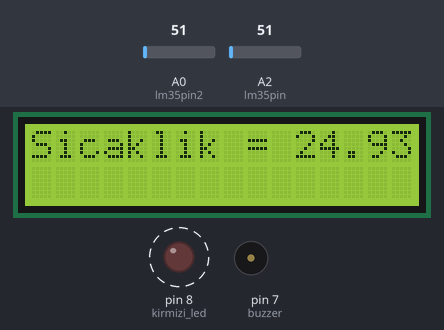
A sketch run on a simulated Arduino Uno, built with avr-gcc and run on an emulated ATmega328P. On the bench: 16×2 character LCD, output pins drawn as LEDs (lit = HIGH), buzzer (waves = sounding, pin HIGH). Dashed ring = blinking. Inputs (shaded band) come from the test bench; at power-on: A0 (lm35pin2) = 51, A2 (lm35pin) = 51. What the sketch prints to the serial monitor is not drawn.

Above: at 1.2 s.
1.3 s: A0 (lm35pin2) set to 33
At 2.9 s:
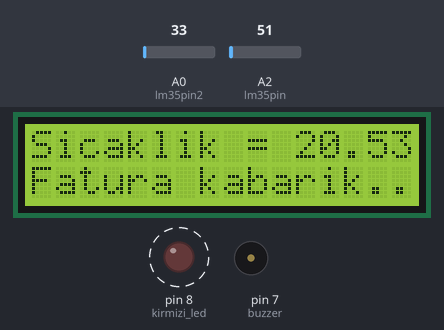
5.9 s: A0 (lm35pin2) set to 28
At 7.6 s:
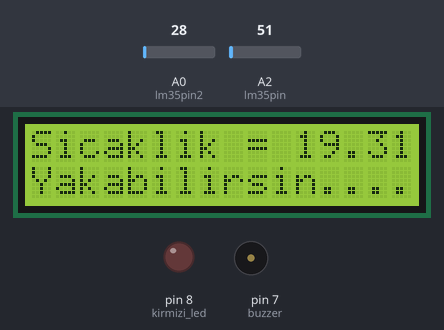
8.4 s: A2 (lm35pin) set to 57
At 9.11 s:
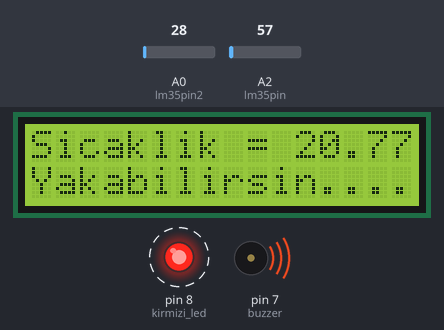
10.5 s: A2 (lm35pin) set to 61
At 11.58 s:
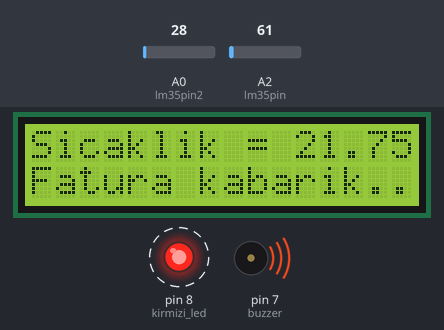
13.1 s: A2 (lm35pin) set to 71
At 15.0 s:
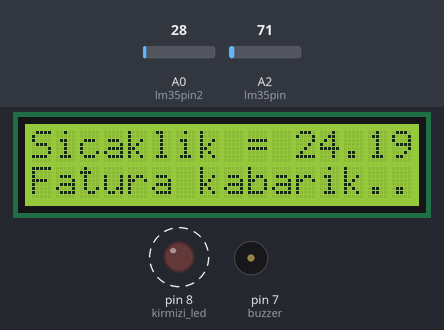
15.6 s: A0 (lm35pin2) set to 15
At 17.4 s:
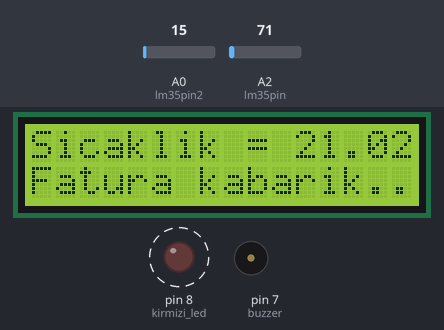
Timing chart, 0 to 19.0 s (numbered marks = the images above; inputs shaded):
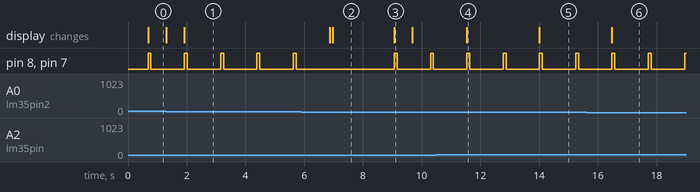

The sketch:

bill_saver.ino
```cpp
#include <Wire.h>
#include <LiquidCrystal_I2C.h>

LiquidCrystal_I2C lcd(0x27 , 16 , 2);

const int lm35pin = A2;
const int lm35pin2 = A0 ;
#define kirmizi_led 8
#define buzzer 7

int zaman = 100;
int okunan_deger = 0;
int okunan_deger_2 = 0;
float sicaklik_gerilim = 0;
float sicaklik = 0;
float sicaklik_gerilim_2 = 0;
float sicaklik_2 = 0;
float sicaklik_toplam = 0;


void setup() {
  Serial.begin(9600);
  pinMode(kirmizi_led,OUTPUT);
  pinMode(buzzer,OUTPUT);
  lcd.begin();

}

void loop() {
  lcd.backlight();
  delay(500);
  lcd.home();
  okunan_deger = analogRead(lm35pin);
  okunan_deger_2 = analogRead(lm35pin2);
  sicaklik_gerilim = (5000.0/1023.0) * okunan_deger;
  sicaklik = sicaklik_gerilim / 10.0;
  sicaklik_gerilim_2 = (5000.0/1023.0) * okunan_deger_2;
  sicaklik_2 = sicaklik_gerilim_2 / 10.0;
  sicaklik_toplam = (sicaklik + sicaklik_2) / 2.0;
  delay(zaman);
  Serial.println(sicaklik_toplam);
  lcd.print("Sicaklik = ");
  lcd.print(sicaklik_toplam);
  if(sicaklik_toplam > 20){
    digitalWrite(kirmizi_led,HIGH);
    digitalWrite(buzzer,HIGH);
    delay(100);
    digitalWrite(buzzer,LOW);
    digitalWrite(kirmizi_led,LOW);
    delay(500);
    lcd.setCursor(0,1);
    lcd.print("Fatura kabarik...");
  }
  else{
    digitalWrite(kirmizi_led,LOW);
    digitalWrite(buzzer,LOW);
    delay(100);
    lcd.setCursor(0,1);
    lcd.print("Yakabilirsin...");
  }


}
```

Measured:
- the behaviour switches between 31 and 30 on A0 (lm35pin2) (found by bisection; images 1 and 2)
- the behaviour switches between 53 and 54 on A2 (lm35pin) (found by bisection; images 2 and 3)
- after the input at 1.3 s, the display: changes after 0.62 s (image 1)
- after the input at 5.9 s, pin 8 (kirmizi_led), pin 7 (buzzer): stops changing and stays LOW; the display: first changes after 0.96 s (image 2 shows a later state)
- after the input at 8.4 s, pin 8 (kirmizi_led), pin 7 (buzzer): alternates HIGH for 0.10 s and LOW for 1.1 s, starting after 0.66 s; the display: changes after 0.66 s (image 3)
- after the input at 10.5 s, the display: changes after 1.0 s (image 4)
- after the input at 13.1 s, the display: changes after 0.91 s (image 5)
- after the input at 15.6 s, the display: changes after 0.88 s (image 6)
